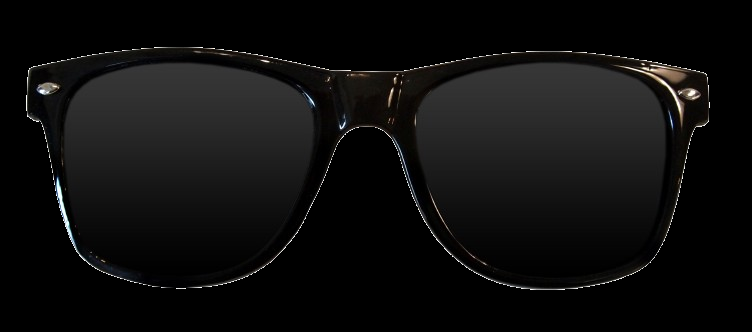
#> input picture sunglasses.png, 752 x 332 px
$ python 'Face Filter (sunglasses).py'
#> lines starting #> are read from the running program, lines starting #| are printed output that depends on the picture
import cv2

face_cascade = cv2.CascadeClassifier(cv2.data.haarcascades + 'haarcascade_frontalface_default.xml')

#put filter image here
filter_image=cv2.imread("sunglasses.png",cv2.IMREAD_UNCHANGED)
#> filter_image is the input picture: shape (332, 752, 4); mean B, G, R, A 13.8, 14, 14.2, 125.4

#start webcam
cap=cv2.VideoCapture(0)

#Always checking the video
while True:
    ok, frame = cap.read()
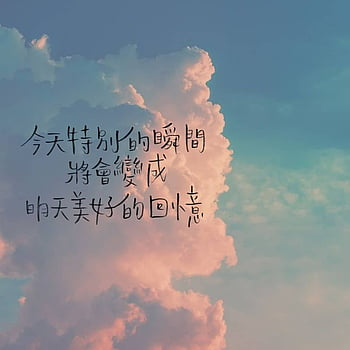
#> input picture happy.jpg, 350 x 350 px, given in place of the camera
#> frame is the input picture: shape (350, 350, 3); mean B, G, R 146.1, 140.2, 134.2

    if not ok:
        break

    gray=cv2.cvtColor(frame,cv2.COLOR_BGR2GRAY)
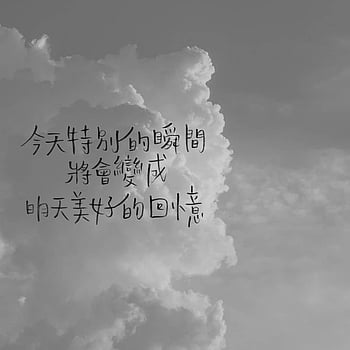
#> gray: shape (350, 350); min 0, max 251, mean 139.1

    #find faces
    faces=face_cascade.detectMultiScale(gray,1.1,5)
#> faces = ()

    for (x,y,w,h) in faces:
        #add filter to match your face
        filter_image_resize=cv2.resize(filter_image,(w,int(h*0.5)))

        #position on eye
        fx=x
        fy=y+int(h*0.2)

        fh,fw=filter_image_resize.shape[:2]

        #put filter within boundary
        if fy+fh > frame.shape[:1]:
            continue

        for i in range(fh):
            for j in range(fw):
                #get RGBA of filter
                b,g,r,a = filter_image[i,j]


            #if not transparent
                if a>0:
                    frame[fy+i , fx+j]=(b,g,r)

        #show result
        cv2.imshow("Hahaha",frame)
#> this loop made 0 passes
    if cv2.waitKey(1) & 0xFF == ord('q'):
#> (key q is pressed here)
        break

cap.release()
cv2.destroyAllWindows()
